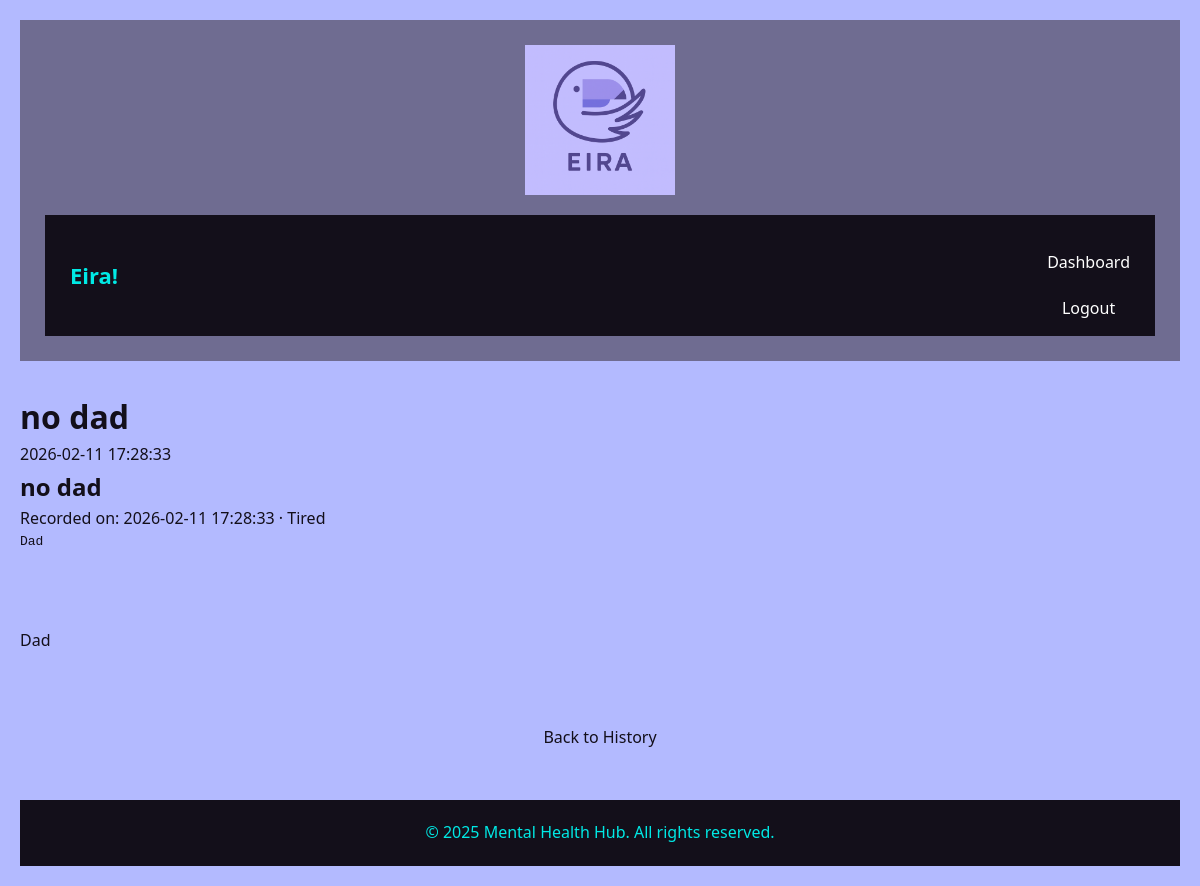
The page /entry/2 (signed in) on the database its author committed.
### tables this page shows
CREATE TABLE Journal (
            id INTEGER PRIMARY KEY AUTOINCREMENT,
            user_username VARCHAR(20) NOT NULL,
            title VARCHAR(100) NOT NULL,
            content TEXT NOT NULL,
            timestamp DATETIME DEFAULT CURRENT_TIMESTAMP,
            sleep_hours FLOAT,
            mood TEXT,
            mood_rating REAL,
            tags TEXT,
            FOREIGN KEY (user_username) REFERENCES User(username) ON DELETE CASCADE
        );

### app.py (the view)
@app.route("/entry/<int:entry_id>", methods=["GET"])
def view_entry(entry_id):
    if not is_logged_in():
        return redirect(url_for("index"))
    username = session["Username"]
    conn = get_db_connection()
    entry = conn.execute(
        """
        SELECT id, title, content, strftime('%Y-%m-%d %H:%M:%S', timestamp) AS timestamp,
               mood, mood_rating
        FROM Journal WHERE id = ? AND user_username = ?
        """,
        (entry_id, username),
    ).fetchone()
    conn.close()
    if entry is None:
        flash("Entry not found", "error")
        return redirect(url_for("history"))
    return render_template("view_entry.html", entry=entry)

### app.py (called while the page is built)
def get_db_connection():
    conn = sqlite3.connect(DATABASE, check_same_thread=False)
    conn.row_factory = sqlite3.Row
    return conn

def is_logged_in():
    return "Username" in session

### templates/view_entry.html (shortened to what this page needs)
<html lang="en">
<head>
    <link rel="stylesheet" href="/static/style.css">
</head>
<body>
    <header>
        <img src="/static/eiralogo.png" alt="Eira Logo" class="logo">
        <nav class="navbar">
            <h1 class="nav-left">Eira!</h1>
            <div>
                <a href="/dashboard">Dashboard</a>
                <a href="/logout">Logout</a>
            </div>
        </nav>
    </header>
    <div class="main-content">
        <div class="container single-entry">
            <h1>{{ entry.title }}</h1>
            <div class="entry-meta">
                <span class="date">{{ entry.timestamp }}</span>
            </div>
            <h2>{{ entry.title }}</h2>
            <span class="date">
                Recorded on: {{ entry.timestamp }}
                {% if entry.mood %} · {{ entry.mood|capitalize }}{% endif %}
            </span>
            <pre>{{ entry.content }}</pre>
            <div class="entry-content" style="margin-top: 1.5em;">
                <p>{{ entry.content | replace('\n', '<br>') | safe }}</p>
            </div>
            <a href="/history">Back to History</a>
        </div>
    </div>
    <footer>
        <p>&copy; 2025 Mental Health Hub. All rights reserved.</p>
    </footer>
</body>
</html>

### static/style.css (style rules this page uses)
* { margin: 0; padding: 0; box-sizing: border-box; }
body { font-family: system-ui, -apple-system, BlinkMacSystemFont, "Segoe UI", Arial, sans-serif; background-color: #B3BAFF; color: #130f1a; line-height: 1.6; padding: 20px; }
.navbar { width: 100%; background: #130f1a; padding: 15px 25px; display: flex; justify-content: space-between; align-items: center; }
.nav-left { color: #00e9e5; font-size: 22px; font-weight: 700; }
.navbar a { color: #fff; text-decoration: none; margin-left: 20px; font-weight: 500; transition: 0.2s ease; }
header { background-color: #6f6c91; color: #fff; text-align: center; padding: 25px; margin-bottom: 30px; }
header h1 { font-size: 2.5rem; }
a { display: block; text-align: center; margin-top: 20px; text-decoration: none; color: #130f1a; transition: 0.2s ease; }
footer { text-align: center; margin-top: 50px; padding: 20px; background-color: #130f1a; color: #00e9e5; }
.logo { max-width: 150px; height: auto; display: block; margin: 0 auto 20px auto; }
.entry-content { white-space: pre-wrap; word-wrap: break-word; overflow-wrap: anywhere; max-width: 100%; }

### rows shown on the page
Journal: title "no dad", mood "Tired", content "Dad"

### other values the page prints
{{ entry.timestamp }} "2026-02-11 17:28:33"
